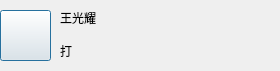
<?xml version="1.0" encoding="UTF-8"?>
<ui version="4.0">
 <class>useritem</class>
 <widget class="QDialog" name="useritem">
  <property name="geometry">
   <rect>
    <x>0</x>
    <y>0</y>
    <width>280</width>
    <height>71</height>
   </rect>
  </property>
  <property name="minimumSize">
   <size>
    <width>280</width>
    <height>71</height>
   </size>
  </property>
  <property name="maximumSize">
   <size>
    <width>280</width>
    <height>71</height>
   </size>
  </property>
  <property name="windowTitle">
   <string>Dialog</string>
  </property>
  <widget class="QPushButton" name="pb_icon">
   <property name="geometry">
    <rect>
     <x>0</x>
     <y>10</y>
     <width>51</width>
     <height>51</height>
    </rect>
   </property>
   <property name="text">
    <string/>
   </property>
   <property name="iconSize">
    <size>
     <width>51</width>
     <height>51</height>
    </size>
   </property>
  </widget>
  <widget class="QLabel" name="lb_feeling">
   <property name="geometry">
    <rect>
     <x>60</x>
     <y>40</y>
     <width>72</width>
     <height>21</height>
    </rect>
   </property>
   <property name="text">
    <string>打</string>
   </property>
  </widget>
  <widget class="QLabel" name="lb_name">
   <property name="geometry">
    <rect>
     <x>60</x>
     <y>10</y>
     <width>72</width>
     <height>15</height>
    </rect>
   </property>
   <property name="text">
    <string>王光耀</string>
   </property>
  </widget>
 </widget>
 <resources/>
 <connections/>
</ui>
